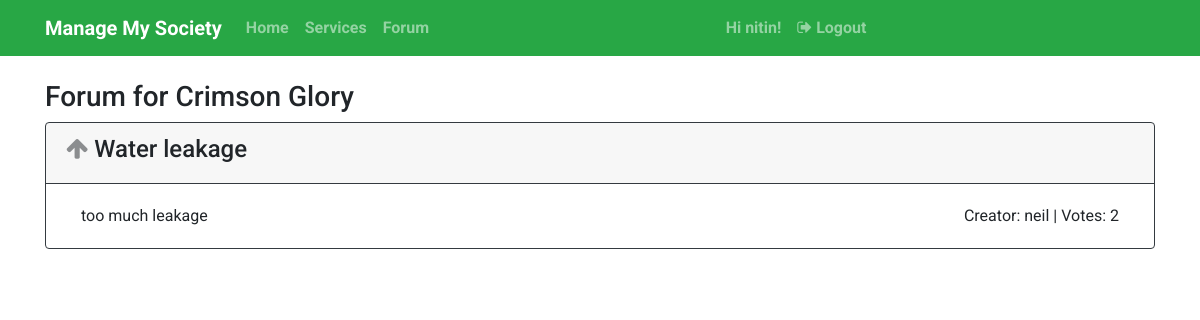
Screenshot of /forum/ (signed in) with the database file from the repository.
### societies/models.py (models this page shows, shortened)
class SocietyDetail(models.Model):
    address = models.CharField(max_length = 1000, null = False)
    secretary = models.ForeignKey(User, on_delete=models.CASCADE)
    society_name = models.CharField(max_length = 100, null = False)
    def __str__(self):
        return self.society_name

class Forum(models.Model):
    title = models.CharField(max_length = 100, null = False)
    description = models.CharField(max_length = 1000, null = False)
    creator = models.ForeignKey(User, on_delete=models.CASCADE)
    votes = models.IntegerField( null=False, default=0)
    voters = models.CharField(max_length = 500, null = False, default = "")
    society = models.ForeignKey(SocietyDetail, on_delete=models.CASCADE)

### users/views.py (the view)
# urls.py: path('forum/', user_views.forumDisplay, name = 'forum'),
@login_required
def forumDisplay(request):
    owner = get_object_or_404(Owner, name = request.user)
    issues = Forum.objects.filter(society = owner.society)
    voters = [issue.voters.strip('][').split(', ') for issue in issues]
    voters = [voter.strip("'") for voter in voters[0]]
    return render(request, 'societies/forumPage.html',
                {
                'issues': issues,
                'society_name': owner.society,
                'voters': voters,
                }
    )

### societies/templates/societies/forumPage.html
{% extends 'users/base.html' %}
{% block content %}
<div class="container">
    <h3>Forum for {{ society_name }}</h3>
    {% for i in issues %}
        <div class="card border-dark">
            <div class="card-header border-dark">
                {% if user.username in voters %}
                    <h4>
                        <i class="fa fa-arrow-up" style="opacity: 0.5; color: orange;" aria-hidden="true">
                        </i>
                        {{ i.title }}
                    </h4>
                {% else %}
                    <h4>
                        <i class="fa fa-arrow-up" style="opacity: 0.5;" aria-hidden="true"></i> {{ i.title }}
                    </h4>
                {% endif %}
            </div>
            <div class="card-body">
                <div class="container">
                    <div class="row">
                        <div class="col">{{i.description}}</div>
                        <div class="col" style="text-align: right;">
                            Creator: {{ i.creator }} | Votes: {{ i.votes }}
                        </div>
                    </div>
                </div>
            </div>
        </div>
        <br/>
    {% endfor %}
</div>
{% endblock content %}

### users/templates/users/base.html (shortened to what this page needs)
<!DOCTYPE html>
<html>
    <head>
        <link href="https://stackpath.bootstrapcdn.com/font-awesome/4.7.0/css/font-awesome.min.css" rel="stylesheet">
        <link rel="stylesheet" href="https://maxcdn.bootstrapcdn.com/bootstrap/4.0.0/css/bootstrap.min.css">
        <link rel="stylesheet" href="http://code.jquery.com/ui/1.10.3/themes/smoothness/jquery-ui.css" />
    </head>
    <body style="font-family: 'Roboto', sans-serif;">
        <nav class="navbar sticky-top navbar-expand-lg navbar-dark bg-success" style="font-weight: bolder;">
            <div class="container">
                <a class="navbar-brand"  href="{% url 'landing' %}">Manage My Society</a>
                <div class="collapse navbar-collapse" id="navbarText" style="color: white;">
                    <div class="navbar-nav mr-auto">
                        <a class="nav-item nav-link" href="{% url 'home' %}">Home</a>
                        <a class="nav-item nav-link" href="#services">Services</a>
                        {% if user.username %}
                        <a class="nav-item nav-link" href="{% url 'forum' %}">Forum</a>
                        {% endif %}
                    </div>
                    <div class="navbar-nav mr-auto">
                        {% if user.username %}
                        <span class="nav-item nav-link">Hi {{ user.username }}!</span>
                        <a class="nav-item nav-link" href="{% url 'logout' %}">
                            <i class="fa fa-sign-out" aria-hidden="true"></i> Logout
                        </a>
                        {% else %}
                        <a class="nav-item nav-link" href="{% url 'login' %}">
                            <i class="fa fa-user-circle"></i> Login</a>
                        {% endif %}
                    </div>
                </div>
            </div>
        </nav>
        <br/>
        {% block content %} {% endblock %}
    </body>
</html>

### rows the page displays
SocietyDetail: society_name "Crimson Glory"
Forum: title "Water leakage", description "too much leakage", creator "neil", votes "2"

### other values shown
{{ user.username }} "nitin"
